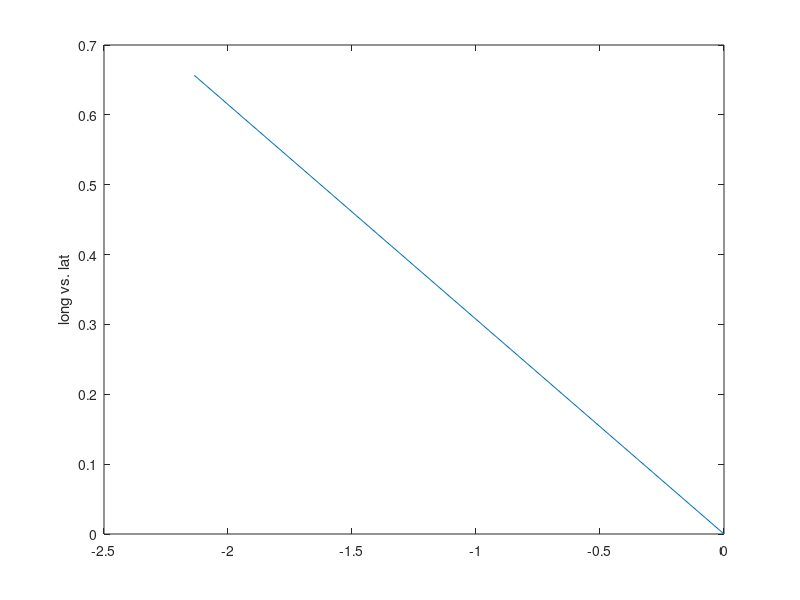
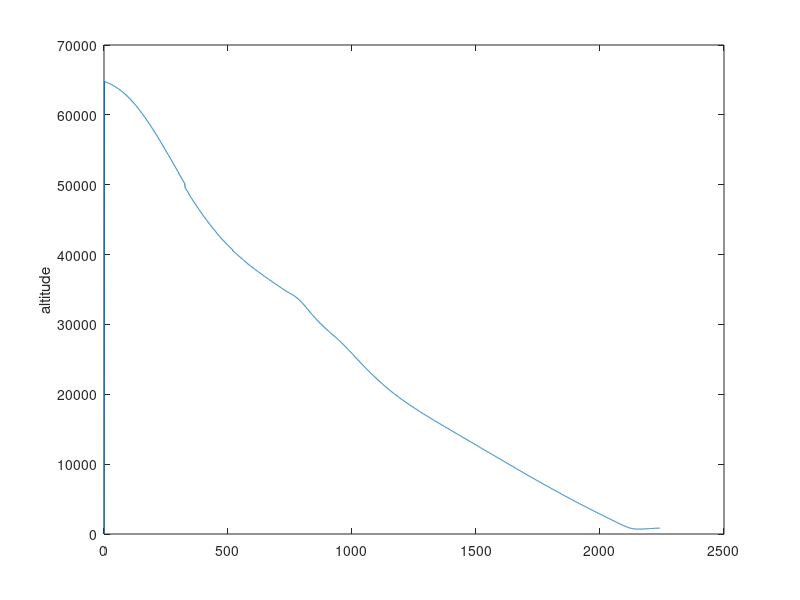
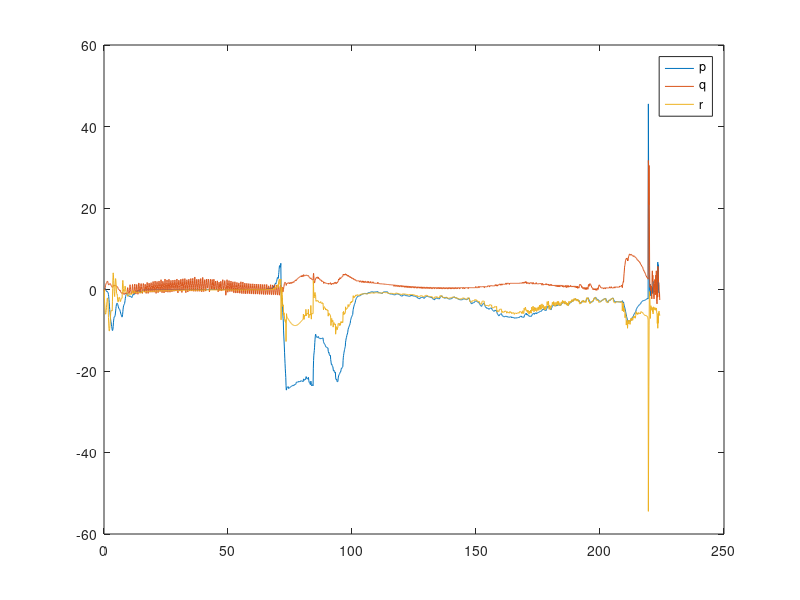
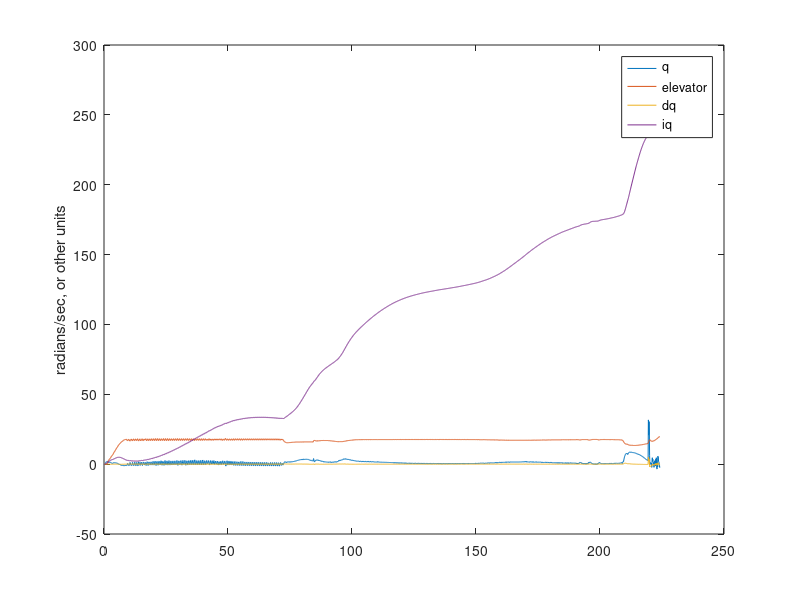

MATLAB code to generate these figures, in order:

clear;

f = csvread('telemetry.csv');
%fid = fopen("telemetry.csv");
%f = fscanf(fid,'%f,%f,%f',[3, 1000]);
f = f';


len =size(f,2)
t = [1:len]/10;

figure(1);
plot(f(1,:), f(2,:));
ylabel('long vs. lat');

figure(2),
plot(f(3,:));
ylabel('altitude');

r2d = 180/pi;
p = f(4,:)*r2d;
q = f(5,:)*r2d;
dq = f(10,:);
iq = f(11,:);
r = f(6,:)*r2d;

err_head = f(12,:);
derr_head = f(13,:);
ierr_head = f(14,:);

elev = f(7,:);
rud = f(8,:);
ail = f(9,:);

figure(3),
plot(t,p, t,q,t,r);
legend('p','q','r');

figure(4),
factor = 100; % max(abs(q))/ max(abs(elev));
plot(t,q, t, elev*factor,t,dq*10, t, iq*50);
ylabel('radians/sec, or other units');
legend('q', 'elevator', 'dq','iq');

figure(5),
plot(t,rud*100, t,err_head, t, derr_head*10, t, ierr_head/10);
legend('rudder', 'error heading', 'derror heading', 'ierr_head');
